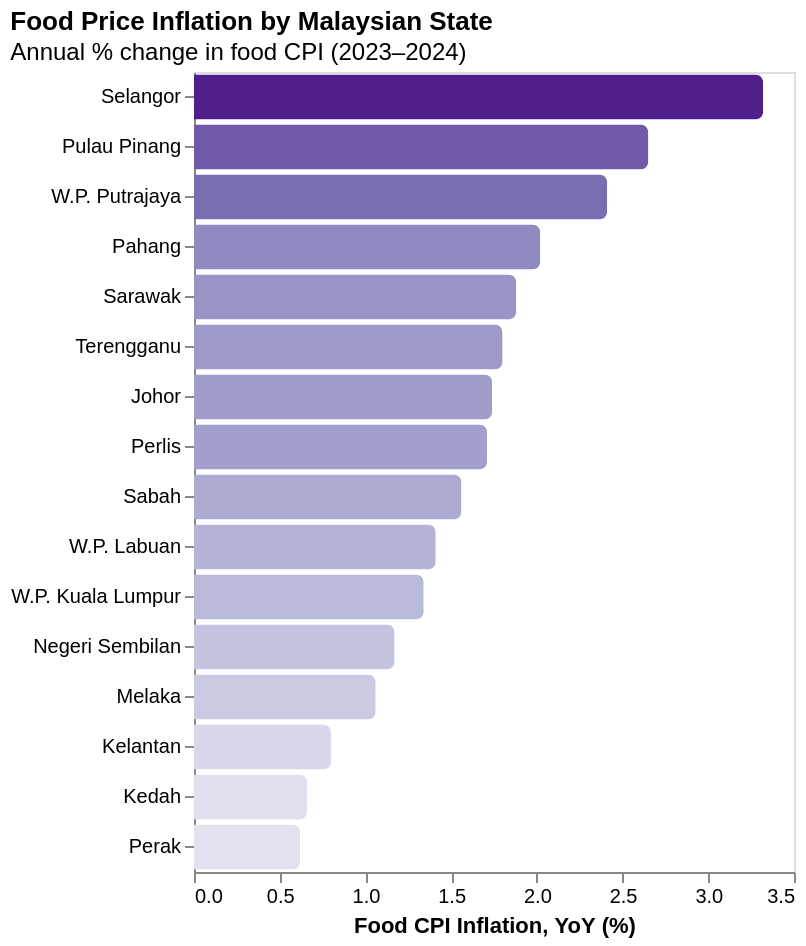

Express this chart as Vega-Lite.
### Vega-Lite specification from a JSON file in a GitHub repository (floating-point values rounded to 4 significant figures)
{"$schema": "https://vega.github.io/schema/vega-lite/v5.json", "title": {"text": "Food Price Inflation by Malaysian State", "subtitle": "Annual % change in food CPI (2023–2024)", "anchor": "start"}, "width": "container", "height": 400, "data": {"values": [{"state": "Selangor", "inflation": 3.32}, {"state": "Pulau Pinang", "inflation": 2.65}, {"state": "W.P. Putrajaya", "inflation": 2.41}, {"state": "Pahang", "inflation": 2.02}, {"state": "Sarawak", "inflation": 1.88}, {"state": "Terengganu", "inflation": 1.8}, {"state": "Johor", "inflation": 1.74}, {"state": "Perlis", "inflation": 1.71}, {"state": "Sabah", "inflation": 1.56}, {"state": "W.P. Labuan", "inflation": 1.41}, {"state": "W.P. Kuala Lumpur", "inflation": 1.34}, {"state": "Negeri Sembilan", "inflation": 1.17}, {"state": "Melaka", "inflation": 1.06}, {"state": "Kelantan", "inflation": 0.8}, {"state": "Kedah", "inflation": 0.66}, {"state": "Perak", "inflation": 0.62}]}, "mark": {"type": "bar", "cornerRadiusEnd": 4}, "encoding": {"y": {"field": "state", "type": "nominal", "sort": "-x", "title": null}, "x": {"field": "inflation", "type": "quantitative", "title": "Food CPI Inflation, YoY (%)", "axis": {"grid": false}}, "color": {"field": "inflation", "type": "quantitative", "scale": {"scheme": "purples"}, "legend": null}, "tooltip": [{"field": "state", "title": "State"}, {"field": "inflation", "title": "Food Inflation (%)", "format": ".2f"}]}}
